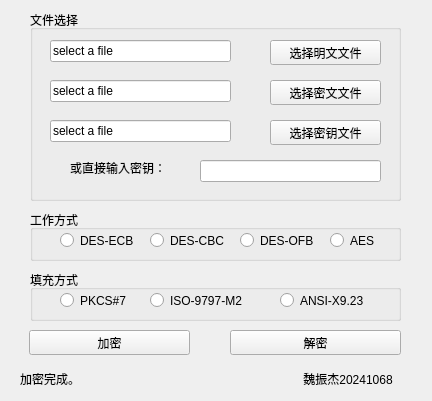
<?xml version="1.0" encoding="UTF-8"?>
<ui version="4.0">
 <class>CryptoolClass</class>
 <widget class="QMainWindow" name="CryptoolClass">
  <property name="geometry">
   <rect>
    <x>0</x>
    <y>0</y>
    <width>432</width>
    <height>401</height>
   </rect>
  </property>
  <property name="windowTitle">
   <string>Cryptool</string>
  </property>
  <widget class="QWidget" name="centralWidget">
   <widget class="QPushButton" name="encryptBtn">
    <property name="geometry">
     <rect>
      <x>29</x>
      <y>330</y>
      <width>161</width>
      <height>25</height>
     </rect>
    </property>
    <property name="text">
     <string>加密</string>
    </property>
   </widget>
   <widget class="QPushButton" name="decryptBtn">
    <property name="geometry">
     <rect>
      <x>230</x>
      <y>330</y>
      <width>171</width>
      <height>25</height>
     </rect>
    </property>
    <property name="text">
     <string>解密</string>
    </property>
   </widget>
   <widget class="QLabel" name="statusLabel">
    <property name="geometry">
     <rect>
      <x>20</x>
      <y>370</y>
      <width>381</width>
      <height>17</height>
     </rect>
    </property>
    <property name="text">
     <string>加密完成。</string>
    </property>
   </widget>
   <widget class="QLabel" name="authorLabel">
    <property name="geometry">
     <rect>
      <x>300</x>
      <y>370</y>
      <width>121</width>
      <height>17</height>
     </rect>
    </property>
    <property name="text">
     <string> 魏振杰20241068</string>
    </property>
   </widget>
   <widget class="QGroupBox" name="chooseBox">
    <property name="geometry">
     <rect>
      <x>30</x>
      <y>10</y>
      <width>371</width>
      <height>191</height>
     </rect>
    </property>
    <property name="title">
     <string>文件选择</string>
    </property>
    <widget class="QPushButton" name="kButton">
     <property name="geometry">
      <rect>
       <x>240</x>
       <y>110</y>
       <width>111</width>
       <height>25</height>
      </rect>
     </property>
     <property name="text">
      <string>选择密钥文件</string>
     </property>
    </widget>
    <widget class="QLineEdit" name="plainLine">
     <property name="geometry">
      <rect>
       <x>20</x>
       <y>30</y>
       <width>181</width>
       <height>22</height>
      </rect>
     </property>
     <property name="text">
      <string>select a file</string>
     </property>
    </widget>
    <widget class="QPushButton" name="pButton">
     <property name="geometry">
      <rect>
       <x>240</x>
       <y>30</y>
       <width>111</width>
       <height>25</height>
      </rect>
     </property>
     <property name="text">
      <string>选择明文文件</string>
     </property>
    </widget>
    <widget class="QLabel" name="keyLaybel">
     <property name="geometry">
      <rect>
       <x>40</x>
       <y>150</y>
       <width>101</width>
       <height>16</height>
      </rect>
     </property>
     <property name="text">
      <string>或直接输入密钥：</string>
     </property>
    </widget>
    <widget class="QLineEdit" name="keyInput">
     <property name="geometry">
      <rect>
       <x>170</x>
       <y>150</y>
       <width>181</width>
       <height>22</height>
      </rect>
     </property>
     <property name="text">
      <string/>
     </property>
    </widget>
    <widget class="QLineEdit" name="keyLine">
     <property name="geometry">
      <rect>
       <x>20</x>
       <y>110</y>
       <width>181</width>
       <height>22</height>
      </rect>
     </property>
     <property name="text">
      <string>select a file</string>
     </property>
    </widget>
    <widget class="QLineEdit" name="cipherLine">
     <property name="geometry">
      <rect>
       <x>20</x>
       <y>70</y>
       <width>181</width>
       <height>22</height>
      </rect>
     </property>
     <property name="text">
      <string>select a file</string>
     </property>
    </widget>
    <widget class="QPushButton" name="cButton">
     <property name="geometry">
      <rect>
       <x>240</x>
       <y>70</y>
       <width>111</width>
       <height>25</height>
      </rect>
     </property>
     <property name="text">
      <string>选择密文文件</string>
     </property>
    </widget>
   </widget>
   <widget class="QGroupBox" name="paddingBox">
    <property name="geometry">
     <rect>
      <x>30</x>
      <y>270</y>
      <width>371</width>
      <height>51</height>
     </rect>
    </property>
    <property name="title">
     <string>填充方式</string>
    </property>
    <widget class="QRadioButton" name="paddingBtn1">
     <property name="geometry">
      <rect>
       <x>30</x>
       <y>20</y>
       <width>71</width>
       <height>21</height>
      </rect>
     </property>
     <property name="text">
      <string>PKCS#7</string>
     </property>
    </widget>
    <widget class="QRadioButton" name="paddingBtn2">
     <property name="geometry">
      <rect>
       <x>120</x>
       <y>20</y>
       <width>111</width>
       <height>21</height>
      </rect>
     </property>
     <property name="text">
      <string>ISO-9797-M2</string>
     </property>
    </widget>
    <widget class="QRadioButton" name="paddingBtn3">
     <property name="geometry">
      <rect>
       <x>250</x>
       <y>20</y>
       <width>91</width>
       <height>21</height>
      </rect>
     </property>
     <property name="text">
      <string>ANSI-X9.23</string>
     </property>
    </widget>
   </widget>
   <widget class="QGroupBox" name="modeBox">
    <property name="geometry">
     <rect>
      <x>30</x>
      <y>210</y>
      <width>371</width>
      <height>51</height>
     </rect>
    </property>
    <property name="title">
     <string>工作方式</string>
    </property>
    <widget class="QRadioButton" name="modeBtn2">
     <property name="geometry">
      <rect>
       <x>120</x>
       <y>20</y>
       <width>81</width>
       <height>21</height>
      </rect>
     </property>
     <property name="text">
      <string>DES-CBC</string>
     </property>
    </widget>
    <widget class="QRadioButton" name="modeBtn3">
     <property name="geometry">
      <rect>
       <x>210</x>
       <y>20</y>
       <width>81</width>
       <height>21</height>
      </rect>
     </property>
     <property name="text">
      <string>DES-OFB</string>
     </property>
    </widget>
    <widget class="QRadioButton" name="modeBtn1">
     <property name="geometry">
      <rect>
       <x>30</x>
       <y>20</y>
       <width>81</width>
       <height>21</height>
      </rect>
     </property>
     <property name="text">
      <string>DES-ECB</string>
     </property>
    </widget>
    <widget class="QRadioButton" name="modeBtn4">
     <property name="geometry">
      <rect>
       <x>300</x>
       <y>20</y>
       <width>81</width>
       <height>21</height>
      </rect>
     </property>
     <property name="text">
      <string>AES</string>
     </property>
    </widget>
   </widget>
   <zorder>chooseBox</zorder>
   <zorder>encryptBtn</zorder>
   <zorder>decryptBtn</zorder>
   <zorder>statusLabel</zorder>
   <zorder>authorLabel</zorder>
   <zorder>paddingBox</zorder>
   <zorder>modeBox</zorder>
  </widget>
 </widget>
 <layoutdefault spacing="6" margin="11"/>
 <resources>
  <include location="Cryptool.qrc"/>
 </resources>
 <connections/>
</ui>
